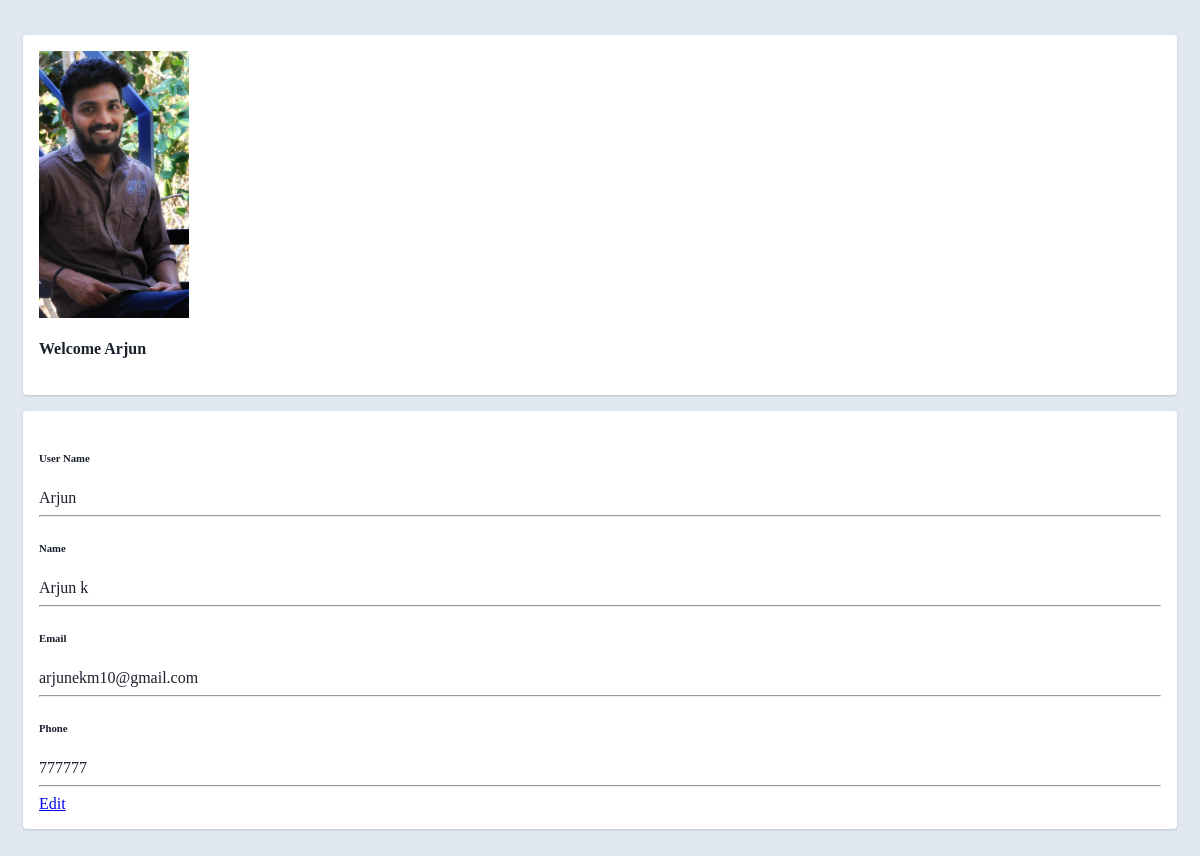
Screenshot of /show_profile/ (signed in) with the database file from the repository.
### sellerapp/models.py (models this page shows)
class User(AbstractUser):
    object = User()
    phone = models.CharField(max_length=100, null=True)
    profile = models.ImageField(upload_to='media', null=True, blank=True)
    USERNAME_FIELD = 'username'
    REQUIRED_FIELDS = []
    objects = UserManager()
    def __str__(self):
        return self.username

### sellerapp/views.py (the view)
# urls.py: path('show_profile/', ShowProfile.as_view(), name='show_profile'),
@method_decorator(login_required(login_url='/log/'), name='dispatch')
class ShowProfile(View):
    def get(self, request):
        data = User.objects.get(username=request.user)
        return render(request, "show_profile.html", {'obj': data})

### sellerapp/templates/show_profile.html (shortened to what this page needs)
{% load static %}
<html lang="en">
<head>
    <link rel="stylesheet" href="{% static 'show_profile.css' %}" type="text/css"/>
</head>
<body>
<div class="container">
    <div class="main-body">
        <div class="row gutters-sm">
            <div class="col-md-4 mb-3">
                <div class="card">
                    <div class="card-body">
                        <div class="d-flex flex-column align-items-center text-center">
                            <img src="{{ obj.profile.url }}" alt="Admin"
                                 class="rounded-circle" width="150">
                            <div class="mt-3">
                                <h4>Welcome {{ obj.username }}</h4>
                            </div>
                        </div>
                    </div>
                </div>
            </div>
            <div class="col-md-8">
                <div class="card mb-3">
                    <div class="card-body">
                        <div class="row">
                            <div class="col-sm-3">
                                <h6 class="mb-0">User Name</h6>
                            </div>
                            <div class="col-sm-9 text-secondary">
                               {{ obj.username }}
                            </div>
                        </div>
                         <hr>
                        <div class="row">
                            <div class="col-sm-3">
                                <h6 class="mb-0">Name</h6>
                            </div>
                            <div class="col-sm-9 text-secondary">
                                {{ obj.first_name }}
                            </div>
                        </div>
                        <hr>
                        <div class="row">
                            <div class="col-sm-3">
                                <h6 class="mb-0">Email</h6>
                            </div>
                            <div class="col-sm-9 text-secondary">
                                {{ obj.email }}
                            </div>
                        </div>
                        <hr>
                        <div class="row">
                            <div class="col-sm-3">
                                <h6 class="mb-0">Phone</h6>
                            </div>
                            <div class="col-sm-9 text-secondary">
                                {{ obj.phone}}
                            </div>
                        </div>
                        <hr>
                        <div class="row">
                            <div class="col-sm-12">
                                <a class="btn btn-info " target="__blank"
                                   href="{% url 'edit_profile' %}">Edit</a>
                            </div>
                        </div>
                    </div>
                </div>
            </div>
        </div>
    </div>
</div>
</body>
</html>

### sellerapp/static/show_profile.css (style rules this page uses)
body { margin-top:20px; color: #1a202c; text-align: left; background-color: #e2e8f0; }
.main-body { padding: 15px; }
.card { box-shadow: 0 1px 3px 0 rgba(0,0,0,.1), 0 1px 2px 0 rgba(0,0,0,.06); }
.card { position: relative; display: flex; flex-direction: column; min-width: 0; word-wrap: break-word; background-color: #fff; background-clip: border-box; border: 0 solid rgba(0,0,0,.125); border-radius: .25rem; }
.card-body { flex: 1 1 auto; min-height: 1px; padding: 1rem; }
.gutters-sm { margin-right: -8px; margin-left: -8px; }
.gutters-sm>.col, .gutters-sm>[class*=col-] { padding-right: 8px; padding-left: 8px; }
.mb-3, .my-3 { margin-bottom: 1rem!important; }

### rows the page displays
User: profile (picture), username "Arjun", first_name "Arjun k", email "arjunekm10@gmail.com", phone "777777"
